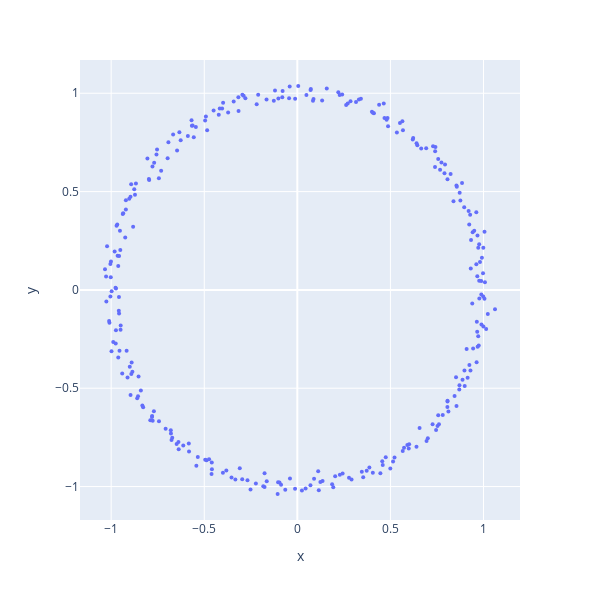

This figure's notebook cell:
### Code cell
visualize_2d_data(X.T, marker_size=4)

### Figure 1 — Plotly figure (JSON) as saved in the notebook; plotly's stock layout.template omitted (floating-point values rounded to 4 significant figures; data arrays with more than 128 entries replaced by an {"elided": "..."} marker saying what was removed)
{"data": [{"hovertemplate": "x=%{x}<br>y=%{y}<extra></extra>", "legendgroup": "", "marker": {"color": "#636efa", "size": 4, "symbol": "circle"}, "mode": "markers", "name": "", "orientation": "v", "showlegend": false, "type": "scatter", "x": {"elided": "300 float values"}, "xaxis": "x", "y": {"elided": "300 float values"}, "yaxis": "y"}], "layout": {"height": 600, "legend": {"tracegroupgap": 0}, "margin": {"t": 60}, "width": 600, "xaxis": {"anchor": "y", "autorange": true, "domain": [0, 1], "range": [-1.167, 1.196], "title": {"text": "x"}, "type": "linear"}, "yaxis": {"anchor": "x", "autorange": true, "domain": [0, 1], "range": [-1.17, 1.169], "title": {"text": "y"}, "type": "linear"}}}
